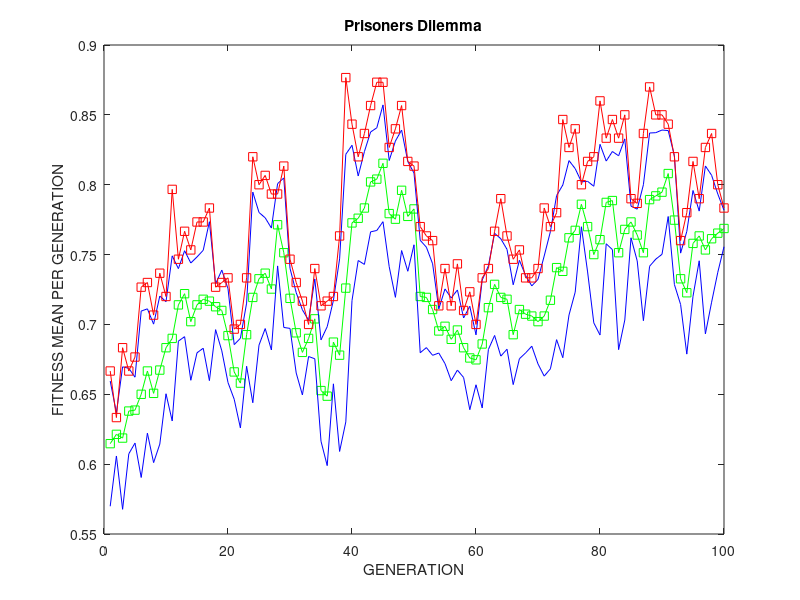

The MATLAB script that drew this image:
x=1:1:100;
y=[0.614667 0.621333 0.618667 0.638 0.638667 0.65 0.666667 0.650667 0.667333 0.683333 0.69 0.714 0.722 0.702 0.714 0.718 0.716667 0.712667 0.71 0.692 0.666 0.658 0.692667 0.719333 0.732667 0.736667 0.725333 0.771333 0.751333 0.718667 0.694 0.68 0.69 0.704 0.652667 0.648667 0.687333 0.678 0.726 0.772667 0.776 0.783333 0.802 0.804 0.815333 0.779333 0.775333 0.796 0.777333 0.782667 0.72 0.719333 0.710667 0.695333 0.698667 0.689333 0.696 0.683333 0.676 0.674667 0.686 0.712 0.728667 0.719333 0.718 0.692667 0.710667 0.707333 0.706 0.702 0.706 0.717333 0.740667 0.738 0.762 0.767333 0.786 0.77 0.75 0.760667 0.787333 0.788667 0.751333 0.768 0.773333 0.764 0.751333 0.789333 0.792 0.794667 0.808 0.774667 0.732667 0.722667 0.758 0.763333 0.753333 0.761333 0.765333 0.768667 ];
wup=[0.659476 0.636825 0.669662 0.668599 0.662247 0.709546 0.711167 0.700228 0.720314 0.716294 0.749088 0.739953 0.75276 0.743964 0.748312 0.753038 0.77354 0.729057 0.738889 0.725599 0.685551 0.690096 0.715264 0.794706 0.780141 0.776295 0.76897 0.800781 0.804833 0.740166 0.722752 0.71047 0.702958 0.73258 0.688937 0.698387 0.717181 0.74691 0.821772 0.82824 0.806258 0.823702 0.837736 0.840744 0.857121 0.817333 0.83127 0.839113 0.816611 0.808333 0.760246 0.755262 0.743432 0.711141 0.725389 0.718931 0.724666 0.704648 0.713012 0.692528 0.73178 0.741946 0.765222 0.761345 0.753736 0.728389 0.745901 0.735035 0.727591 0.732274 0.748999 0.766444 0.79223 0.799808 0.81727 0.811521 0.802086 0.802432 0.798889 0.828922 0.816931 0.823775 0.820708 0.832811 0.784664 0.782513 0.799999 0.837015 0.837248 0.839144 0.83876 0.82078 0.751045 0.766575 0.795882 0.781111 0.813416 0.806745 0.793319 0.781738 ];
wdown=[0.569857 0.605841 0.567672 0.607401 0.615086 0.590454 0.622167 0.601106 0.614353 0.650372 0.630912 0.688047 0.69124 0.660036 0.679688 0.682962 0.659793 0.696276 0.681111 0.658401 0.646449 0.625904 0.67007 0.643961 0.685192 0.697039 0.681696 0.741886 0.697834 0.697167 0.665248 0.64953 0.677042 0.67542 0.616396 0.598946 0.657486 0.60909 0.630228 0.717093 0.745742 0.742965 0.766264 0.767256 0.773546 0.741334 0.719397 0.752887 0.738056 0.757 0.679754 0.683405 0.677901 0.679526 0.671945 0.659735 0.667334 0.662019 0.638988 0.656806 0.64022 0.682054 0.692111 0.677322 0.682264 0.656945 0.675432 0.679631 0.684409 0.671726 0.663001 0.668223 0.689103 0.676192 0.70673 0.723145 0.769914 0.737568 0.701111 0.692412 0.757735 0.753558 0.681959 0.703189 0.762002 0.745487 0.702667 0.741651 0.746752 0.750189 0.77724 0.728554 0.714288 0.678759 0.720118 0.745556 0.693251 0.715922 0.737347 0.755595 ];
best=[0.666667 0.633333 0.683333 0.666667 0.676667 0.726667 0.73 0.706667 0.736667 0.72 0.796667 0.746667 0.766667 0.753333 0.773333 0.773333 0.783333 0.726667 0.73 0.733333 0.696667 0.7 0.733333 0.82 0.8 0.806667 0.793333 0.793333 0.813333 0.746667 0.73 0.716667 0.7 0.74 0.713333 0.716667 0.72 0.763333 0.876667 0.843333 0.82 0.836667 0.856667 0.873333 0.873333 0.826667 0.84 0.856667 0.816667 0.813333 0.77 0.763333 0.76 0.713333 0.74 0.713333 0.743333 0.71 0.723333 0.7 0.733333 0.74 0.766667 0.79 0.763333 0.746667 0.753333 0.733333 0.733333 0.74 0.783333 0.77 0.78 0.846667 0.826667 0.84 0.8 0.816667 0.82 0.86 0.833333 0.846667 0.833333 0.85 0.79 0.786667 0.836667 0.87 0.85 0.85 0.843333 0.82 0.76 0.78 0.816667 0.79 0.826667 0.836667 0.8 0.783333 ];
plot(x,y,'-gs',x,wup,'-b',x,wdown,'-b',x,best,'-rs');
title('Prisoners Dilemma');
xlabel('GENERATION');
ylabel('FITNESS MEAN PER GENERATION');
